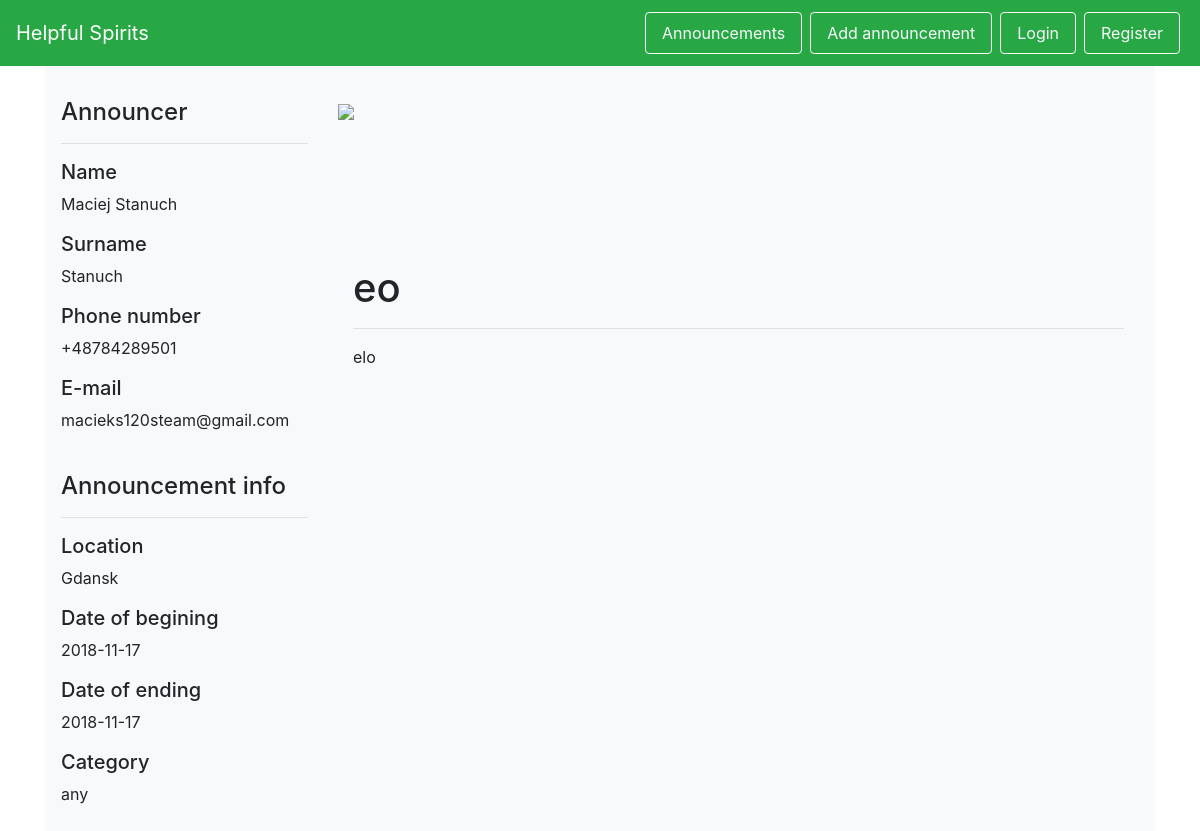
/posters/1, run on the app's committed database.
### helpful_spirits/models.py (models this page shows, shortened)
class User(db.Model, UserMixin):
    id = db.Column(db.Integer, primary_key=True)
    firstname = db.Column(db.String(50), nullable=False)
    surname = db.Column(db.String(50), nullable=False)
    birthday = db.Column(db.Date, nullable=False)
    phone = db.Column(db.String, nullable=False)
    password_hash = db.Column(db.String, nullable=False)
    email = db.Column(db.String)
    @staticmethod
    def get_by_id(id):
        return User.query.filter_by(id=id).first()

class City(db.Model):
    id = db.Column(db.Integer, primary_key=True)
    id = db.Column(db.Integer, primary_key=True)
    name = db.Column(db.String(50), nullable=False, unique=True)
    volunteers = db.relationship('Volunteer', backref='city')
    locations = db.relationship('Location', backref='city')

class Poster(db.Model):
    id = db.Column(db.Integer, primary_key=True)
    add_date = db.Column(db.Date, nullable=False)
    start_date = db.Column(db.Date, nullable=False)
    end_date = db.Column(db.Date)
    is_active = db.Column(db.Boolean, nullable=False)
    title = db.Column(db.String(100), nullable=False)
    description = db.Column(db.String(1000), nullable=False)
    location_id = db.Column(db.Integer, db.ForeignKey('location.id'), nullable=False)
    victim_id = db.Column(db.Integer, db.ForeignKey('victim.id'), nullable=False)
    category_id = db.Column(db.Integer, db.ForeignKey('category.id'), nullable=False)
    @staticmethod
    def get_by_id(id):
        return Poster.query.filter_by(id=id).first()

class Category(db.Model):
    id = db.Column(db.Integer, primary_key=True)
    name = db.Column(db.String(50), nullable=False)
    danger_level = db.Column(db.Integer, nullable=False)
    posters = db.relationship('Poster', backref='category')

### helpful_spirits/views.py (the view)
@app.route('/posters/<id>')
def poster(id):
    form = AddPoster()
    poster = Poster.get_by_id(id)
    if poster is None:
        return redirect(url_for('posters'))
    victim = Victim.find_user_by_id(poster.victim_id)
    return render_template('poster.html', poster=poster, form=form, victim=victim)

### helpful_spirits/models.py (called while the page is built)
    @staticmethod
    def find_user_by_id(id):
        return User.get_by_id(id)

### helpful_spirits/templates/poster.html (shortened to what this page needs)
{% extends 'base.html' %}
{% from "includes/_forms.html" import render_field %}
{% block body %}
<div id="wrapper-div" class="py-3" style="background-color: #f8f9fa;">
    <div class="row py-3 px-3">
        <div class="col-md-3 col-xs-12">
            <h4>Announcer</h4>
            <hr/>
            <h5>Name</h5>
            <p>{{ victim.firstname }}</p>
            <h5>Surname</h5>
            <p>{{ victim.surname }}</p>
            <h5>Phone number</h5>
            <p>{{ victim.phone }}</p>
            <h5>E-mail</h5>
            <p>{{ victim.email }}</p>
            <br/>
            <h4>Announcement info</h4>
            <hr/>
            <h5>Location</h5>
            <p>{{ poster.location.city.name }}</p>
            <h5>Date of begining</h5>
            <p>{{ poster.add_date }}</p>
            <h5>Date of ending</h5>
            <p>{{ poster.end_date }}</p>
            <h5>Category</h5>
            <p>{{ poster.category.name }}</p>
        </div>
        <div class="col-md-9 col-xs-12">
            <div class="img-wrapper" style="min-height:150px;"><img src ="https://i.imgur.com/asZD3Y4.jpg" style="min-height:100%; width:100%;"></img></div>
            <div class="container py-3" >
                <h1>{{ poster.title }}</h1>
                <hr/>
                <p>{{ poster.description }}</p>
            </div>
        </div>
    </div>
</div>
{% endblock %}

### data on the page
User: firstname "Maciej Stanuch", surname "Stanuch", phone "+48784289501", email "macieks120steam@gmail.com"
City: location.city.name "Gdansk"
Poster: add_date "2018-11-17", end_date "2018-11-17", title "eo", description "elo"
Category: category.name "any"
